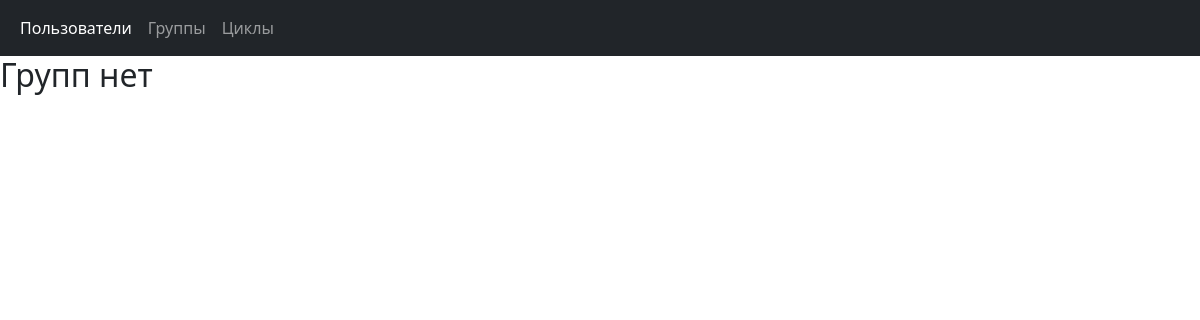
The app's page /app/groups/, older data.
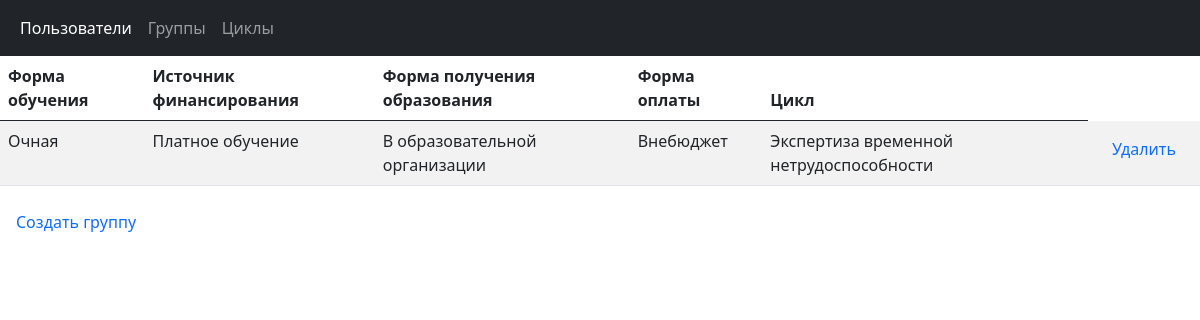
The same page, newer data.
### app/models.py (models this page shows)
class Groups(models.Model):
    group_training = models.ForeignKey(FormsOfTraining, on_delete=models.CASCADE)
    group_funding = models.ForeignKey(SourcesOfFunding, on_delete=models.CASCADE)
    group_education = models.ForeignKey(FormOfEducation, on_delete=models.CASCADE)
    group_payment = models.ForeignKey(PaymentForm, on_delete=models.CASCADE)
    group_cycles = models.ForeignKey(Cycles, on_delete=models.CASCADE)

class FormsOfTraining(models.Model):
    forms_of_training = models.CharField('Форма обучения', max_length=200)
    def __str__(self):
        return self.forms_of_training

class SourcesOfFunding(models.Model):
    sources_of_funding = models.CharField('Источник финансирования', max_length=200)
    def __str__(self):
        return self.sources_of_funding

class FormOfEducation(models.Model):
    form_of_education = models.CharField('Форма получения образования', max_length=200)
    def __str__(self):
        return self.form_of_education

class PaymentForm(models.Model):
    payment_form = models.CharField('Форма оплаты', max_length=200)
    def __str__(self):
        return self.payment_form

class Cycles(models.Model):
    cyc_name = models.CharField('Название', max_length=200)
    begin = models.DateField('Начало')
    end = models.DateField('Окончание')
    cyc_hours = models.ForeignKey(Hours, on_delete=models.CASCADE)
    cyc_status = models.ForeignKey(Status, on_delete=models.CASCADE)
    cyc_faculty = models.ForeignKey(Faculty, on_delete=models.CASCADE)
    cyc_specialty = models.ForeignKey(SpecialtyByCycle, on_delete=models.CASCADE)
    def __str__(self):
        return self.cyc_name

### app/views.py (the view)
# urls.py: path('groups/', views.groups_list, name='groups_list'),
def groups_list(request):
    groups = Groups.objects.all()
    return render(request, 'app/groups.html', context={'gr_list': groups})

### app/templates/app/groups.html (shortened to what this page needs)
{% extends "base.html" %}
{% block content %}
  {% if gr_list %}
    <table class="table table-striped">
      <thead>
        <tr>
          <th scope="col">Форма обучения</th>
          <th scope="col">Источник финансирования</th>
          <th scope="col">Форма получения образования</th>
          <th scope="col">Форма оплаты</th>
          <th scope="col">Цикл</th>
        </tr>
      </thead>
      <tbody>
        {% for g in gr_list %}
          <tr>
            <td>{{g.group_training}}</td>
            <td>{{g.group_funding}}</td>
            <td>{{g.group_education}}</td>
            <td>{{g.group_payment}}</td>
            <td>{{g.group_cycles}}</td>
            <td><a class="nav-link active" aria-current="page" href="delete/{{g.id}}">Удалить</a></td>
          </tr>
        {% endfor %}
      </tbody>
    </table>
    <a class="nav-link active" aria-current="page" href="{% url 'groups_add' %}">Создать группу</a>
  {% else %}
    <h2>Групп нет</h2>
  {% endif %}
{% endblock %}

Row changes from the older to the newer data that the page shows:
added Groups: group_training "Очная", group_funding "Платное обучение", group_education "В образовательной организации", group_payment "Внебюджет", group_cycles "Экспертиза временной нетрудоспособности"
Text that changed along with them:
text no longer shown: "Групп нет"
text now shown: "Форма обучения Источник финансирования Форма получения образования Форма оплаты Цикл Создать группу"
